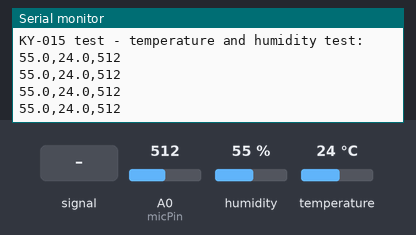
Recording of a sketch running on a simulated Arduino Uno, built with avr-gcc and run on an emulated ATmega328P. On the bench: the last lines printed to the serial monitor. Inputs (shaded band) come from the test bench; at power-on: humidity 55 %, A0 (micPin) = 512, temperature 24 °C.

Above: at 1.2 s.
1.3 s: A0 (micPin) fed a 200 Hz sine of ±81 counts around its level
At 2.22 s:
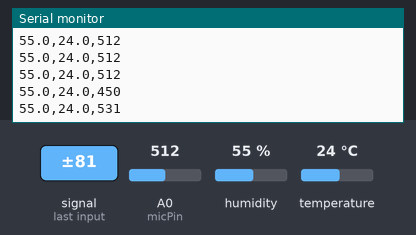
2.8 s: humidity set to 22 %
At 2.99 s:
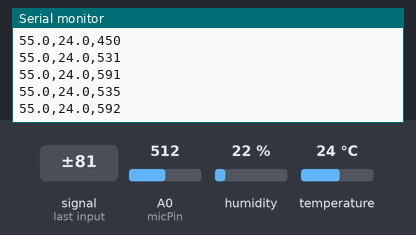
4.3 s: A0 (micPin) set to 716
At 4.52 s:
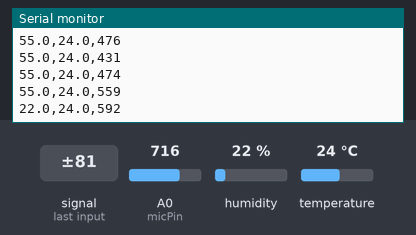
5.8 s: temperature set to 12 °C
At 6.28 s:
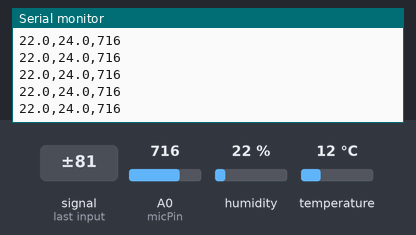
7.3 s: A0 (micPin) fed a 1000 Hz sine of ±255 counts around its level
At 8.31 s:
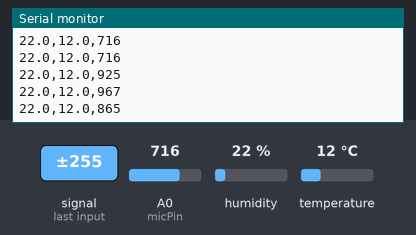
8.8 s: A0 (micPin) set to 900
At 8.83 s:
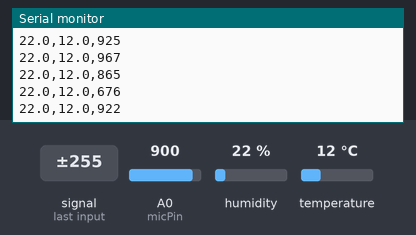
Timing chart, 0 to 11.3 s (numbered marks = the images above; inputs shaded):
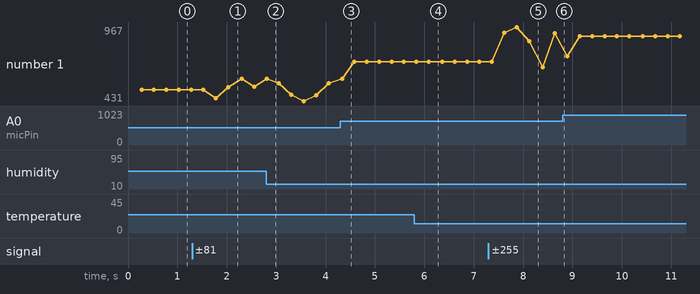

The sketch:

dataMandala-arduino.ino
```cpp
// Adafruit_DHT library is inserted
#include "DHT.h"

// Here the respective input pin can be declared
#define DHTPIN 2

// The sensor is initialized
#define DHTTYPE DHT11 // DHT 11
DHT dht(DHTPIN, DHTTYPE);

const int micPin = A0;

void setup()
{
  Serial.begin(9600);
  Serial.println("KY-015 test - temperature and humidity test:");
  pinMode(micPin, INPUT);
  // Measurement is started
  dht.begin();
}

// Main program loop
// The program starts the measurement and reads out the measured values
// There is a pause of 2 seconds between measurements,
// so that a new measurement can be acquired on the next run.
void loop() {
  int  sound = analogRead(micPin);
  // Two seconds pause between measurements
  delay(250);

  // Humidity is measured
  float h = dht.readHumidity();
  // temperature is measured
  float t = dht.readTemperature();

  // Checking if the measurements have passed without errors
  // if an error is detected, a error message is displayed here
  // if (isnan(h) || isnan(t)) {
  //   Serial.println("Error reading the sensor");
  //   return;
  // }

  // Output to serial console

  Serial.print(h, 1);
  Serial.print(",");
  Serial.print(t, 1);
  Serial.print(",");
  Serial.println(sound);
}
```

Measured:
- after the input at 1.3 s, the serial monitor: prints a new line after 0.48 s (image 1)
- after the input at 7.3 s, the serial monitor: prints a new line after 0.32 s (image 5)
- plotted number 1: 512 → 535 after the input at 1.3 s, 559 → 716 after the input at 4.3 s, 716 → 922 after the input at 7.3 s, 922 → 900 after the input at 8.8 s
